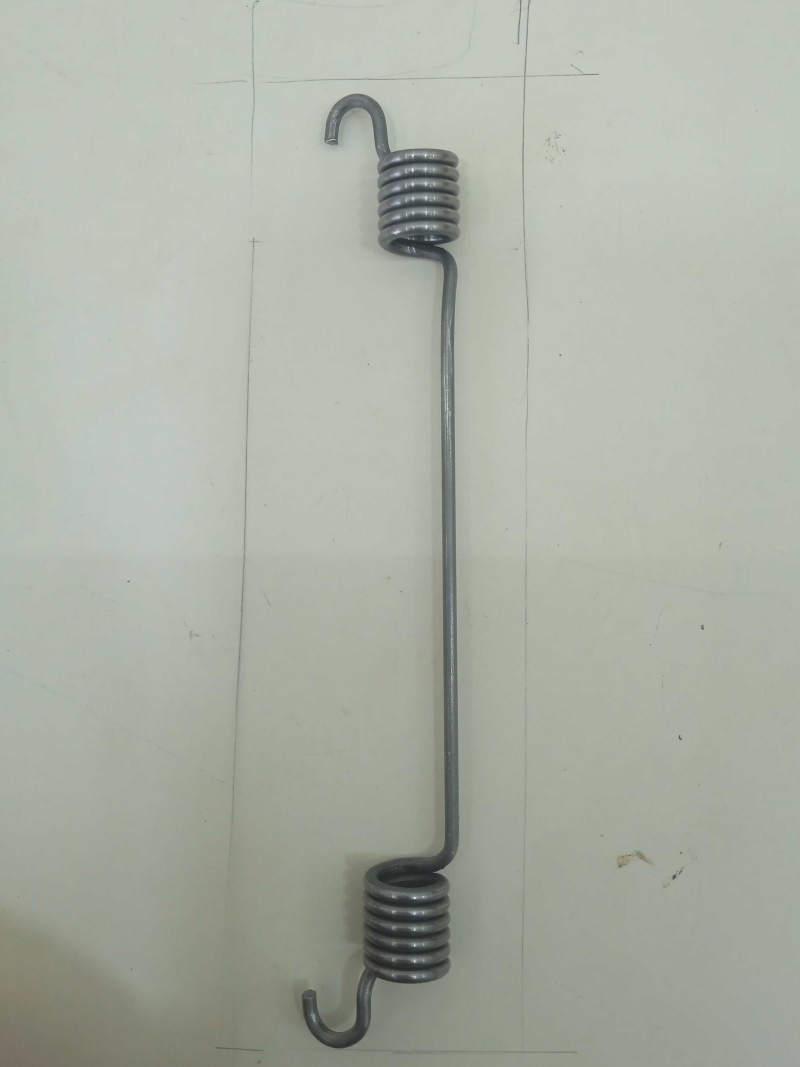
#> input picture data/patchcore/good/WhatsApp Image 2026-09-16 at 2.58.58 PM.jpg, 2400 x 3200 px (shown at 1/3 size)
$ python -i preprocess.py   (imports and definitions only)
#> lines starting #> are read from the running program, lines starting #| are printed output that depends on the picture; after the words box and inside, x2 and y2 are one past the last pixel; in counts of white or black regions, pixels touching at a corner belong together
#> further down, picture is the input picture: shape (3200, 2400, 3); mean B, G, R 165.2, 176.2, 170.2
from __future__ import annotations

import cv2
import numpy as np


def preprocess_camera1(image: np.ndarray, size: int = 640) -> tuple[np.ndarray, np.ndarray]:
    """Return normalized silhouette crop and its full-frame foreground mask."""
#> called with size = 640
    resized = cv2.resize(image, (size, size))
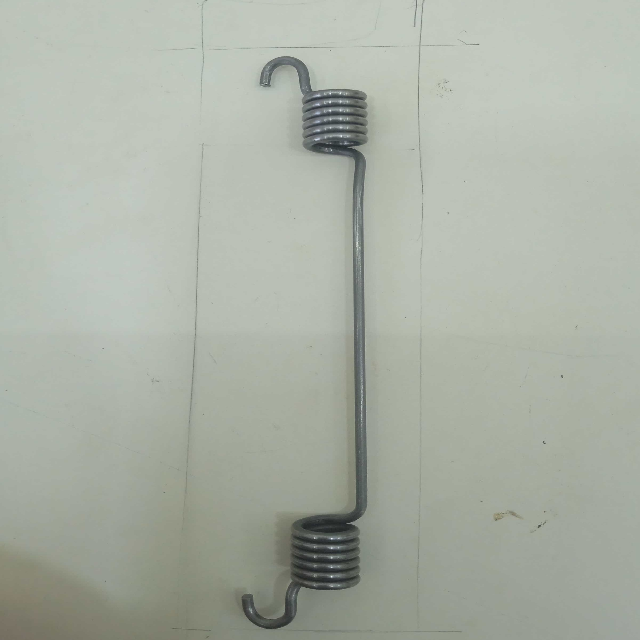
#> resized: shape (640, 640, 3); mean B, G, R 165.2, 176.2, 170.2
    gray = cv2.cvtColor(resized, cv2.COLOR_BGR2GRAY) if resized.ndim == 3 else resized
    blurred = cv2.GaussianBlur(gray, (5, 5), 0)
    _, mask = cv2.threshold(blurred, 0, 255, cv2.THRESH_BINARY_INV + cv2.THRESH_OTSU)
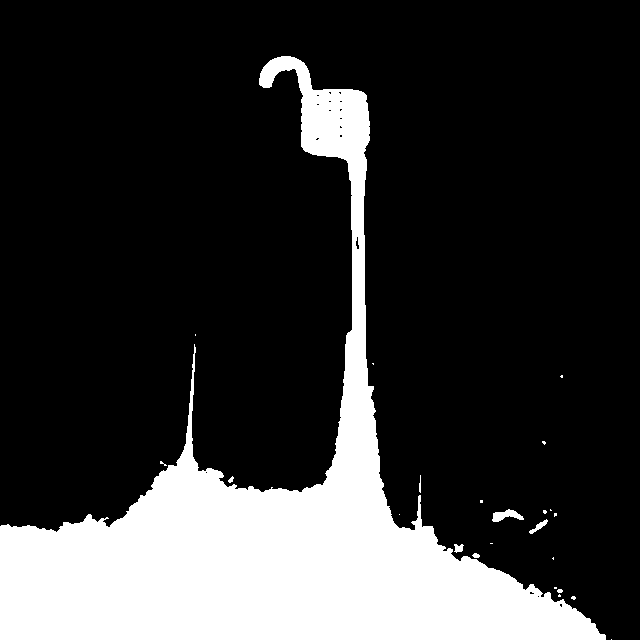
#> mask: shape (640, 640); 20.8% white; 24 white regions (16 under 20 px)
    contours, _ = cv2.findContours(mask, cv2.RETR_EXTERNAL, cv2.CHAIN_APPROX_SIMPLE)
#> contours = 24 contours, 19 with area under 20; largest, box (x1, y1, x2, y2) and area: (0, 56, 606, 640) 83182, (492, 509, 524, 522) 186, (529, 519, 548, 534) 70, (454, 544, 464, 553) 46, (472, 553, 480, 558) 20
    if not contours:
        raise ValueError("No spring contour found in Camera 1 image.")
    x, y, w, h = cv2.boundingRect(max(contours, key=cv2.contourArea))
#> x = 0; y = 56; w = 606; h = 584
    pad = 8
    x0, y0, x1, y1 = max(0, x-pad), max(0, y-pad), min(size, x+w+pad), min(size, y+h+pad)
#> x0 = 0; y0 = 48; x1 = 614; y1 = 640
    crop = resized[y0:y1, x0:x1]
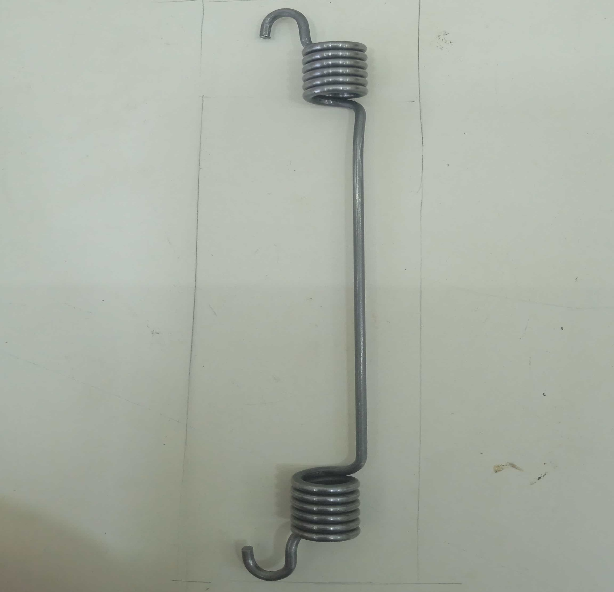
#> crop: shape (592, 614, 3); mean B, G, R 163.1, 174.2, 168.2
    return crop.astype(np.float32) / 255.0, mask


def preprocess_camera2(image: np.ndarray) -> np.ndarray:
    gray = cv2.cvtColor(image, cv2.COLOR_BGR2GRAY) if image.ndim == 3 else image
    return cv2.GaussianBlur(gray, (5, 5), 0)

>>> import cv2
>>> picture = cv2.imread('../../data/patchcore/good/WhatsApp Image 2026-09-16 at 2.58.58 PM.jpg')
>>> result = preprocess_camera1(picture)

$ run again, on data/patchcore/good/WhatsApp Image 2026-09-16 at 2.59.04 PM.jpg
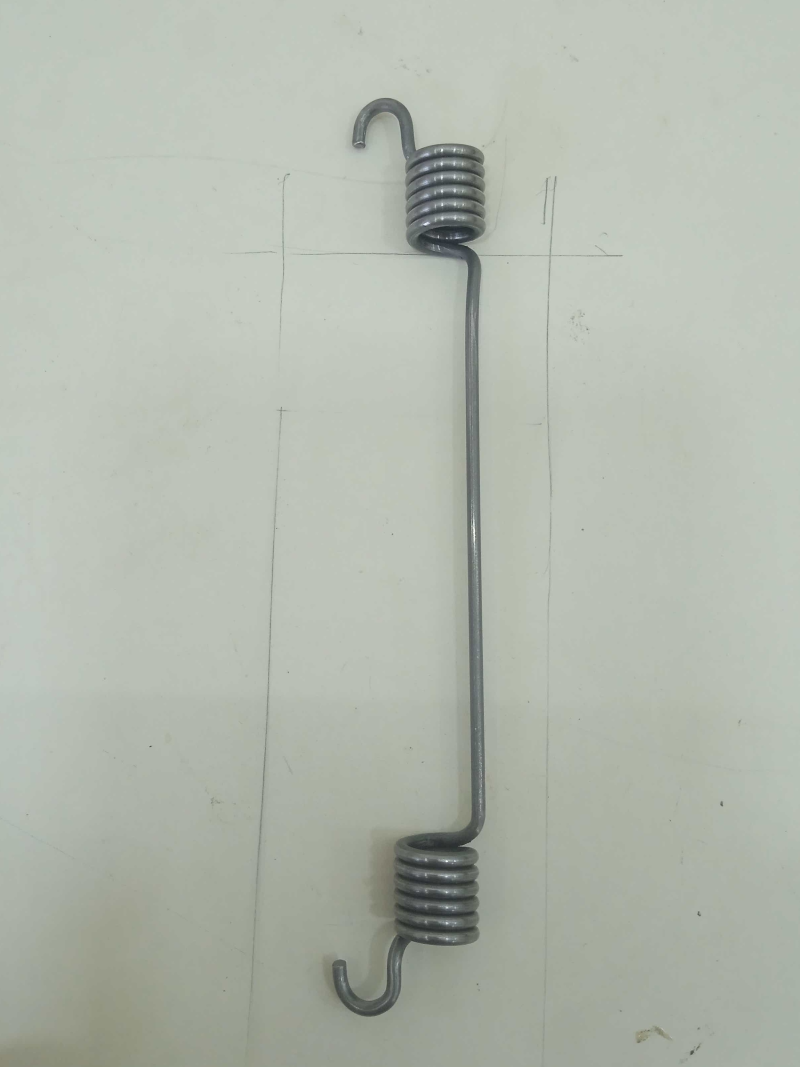
#> input picture data/patchcore/good/WhatsApp Image 2026-09-16 at 2.59.04 PM.jpg, 2400 x 3200 px (shown at 1/3 size)
#> picture is the input picture: shape (3200, 2400, 3); mean B, G, R 174, 184.7, 178.5
#> in preprocess_camera1, `_, mask = cv2.threshold(blurred, 0, 255, cv2.THRESH_BINARY_INV + cv2.T..`:
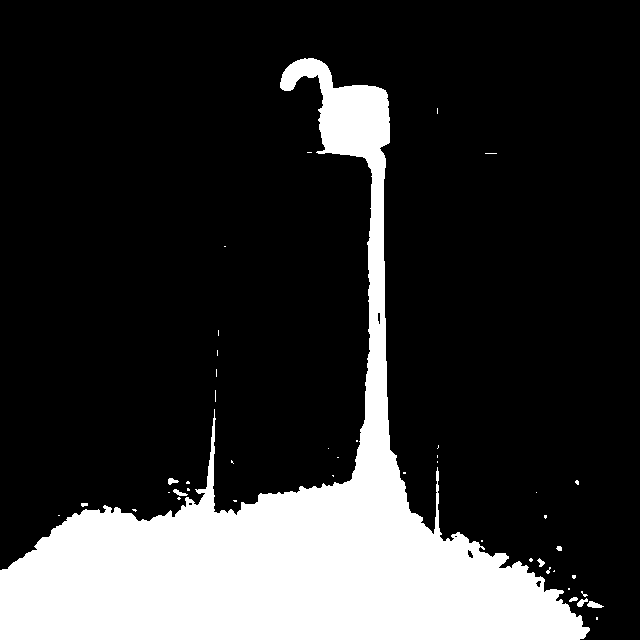
#> mask: shape (640, 640); 20% white; 44 white regions (35 under 20 px)
#> contours = 44 contours, 37 with area under 20; largest, box (x1, y1, x2, y2) and area: (0, 58, 590, 640) 80128, (587, 601, 604, 608) 56, (577, 598, 588, 607) 38, (173, 489, 188, 496) 36, (168, 478, 179, 485) 34, (537, 558, 545, 567) 26, (569, 597, 578, 602) 20
#> x = 0; y = 58; w = 590; h = 582
#> x0 = 0; y0 = 50; x1 = 598; y1 = 640
#> in preprocess_camera1, `crop = resized[y0:y1, x0:x1]`:
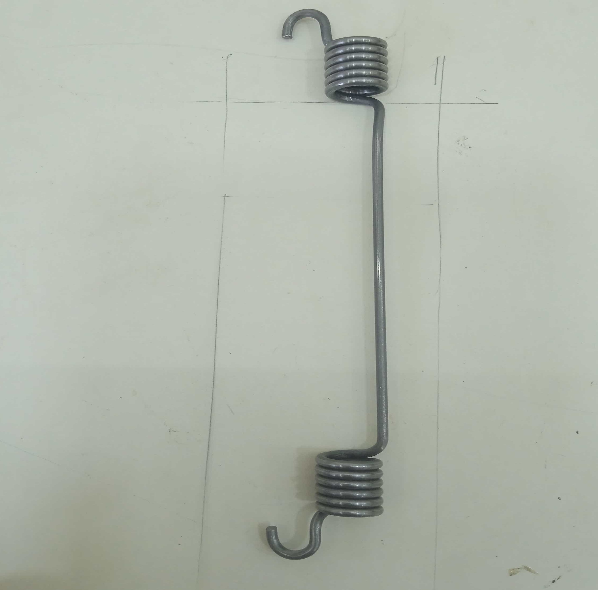
#> crop: shape (590, 598, 3); mean B, G, R 172.2, 182.9, 176.8

$ run again, on data/patchcore/good/WhatsApp Image 2026-09-16 at 2.59.08 PM.jpg
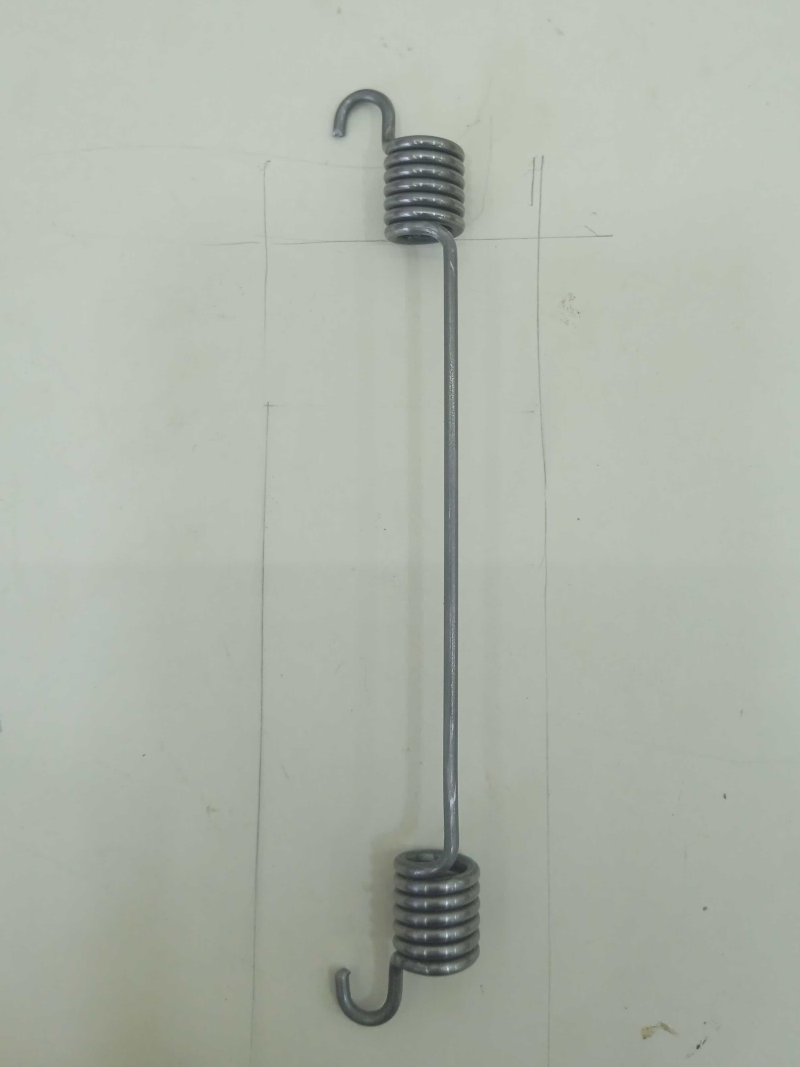
#> input picture data/patchcore/good/WhatsApp Image 2026-09-16 at 2.59.08 PM.jpg, 2400 x 3200 px (shown at 1/3 size)
#> picture is the input picture: shape (3200, 2400, 3); mean B, G, R 169.8, 180.2, 174.1
#> in preprocess_camera1, `_, mask = cv2.threshold(blurred, 0, 255, cv2.THRESH_BINARY_INV + cv2.T..`:
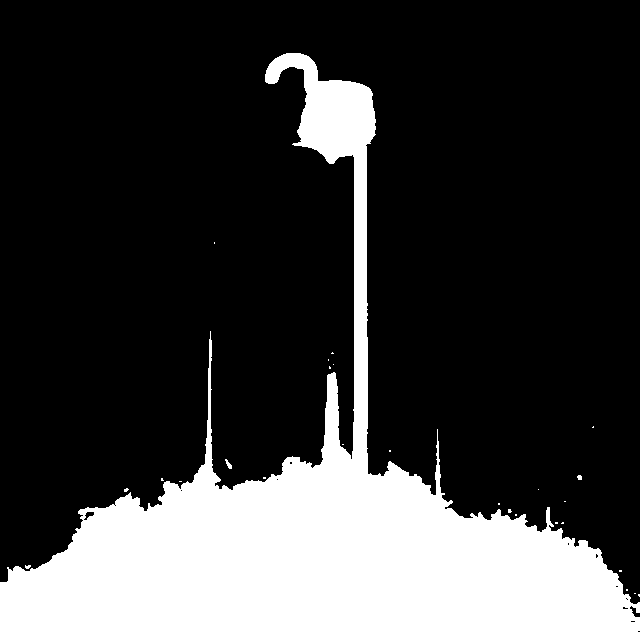
#> mask: shape (640, 640); 23.7% white; 27 white regions (24 under 20 px)
#> contours = 27 contours, 25 with area under 20; largest, box (x1, y1, x2, y2) and area: (0, 53, 640, 640) 95480, (225, 459, 232, 469) 22
#> x = 0; y = 53; w = 640; h = 587
#> x0 = 0; y0 = 45; x1 = 640
#> in preprocess_camera1, `crop = resized[y0:y1, x0:x1]`:
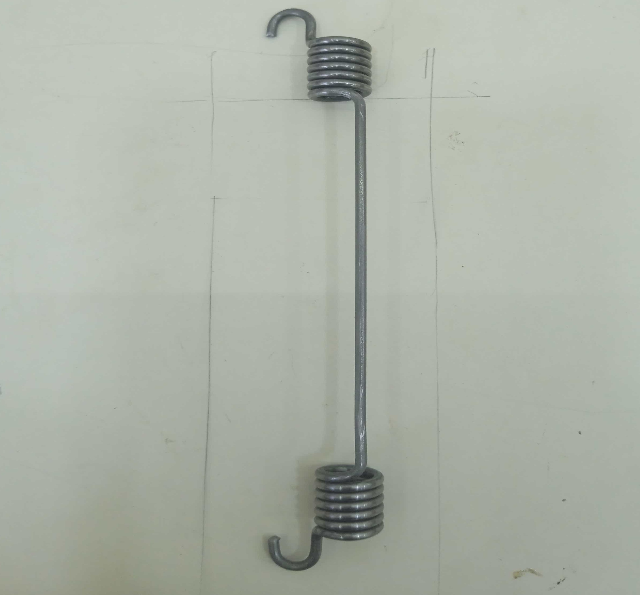
#> crop: shape (595, 640, 3); mean B, G, R 168.4, 178.8, 172.7

$ run again, on data/patchcore/good/WhatsApp Image 2026-09-16 at 2.59.09 PM.jpg
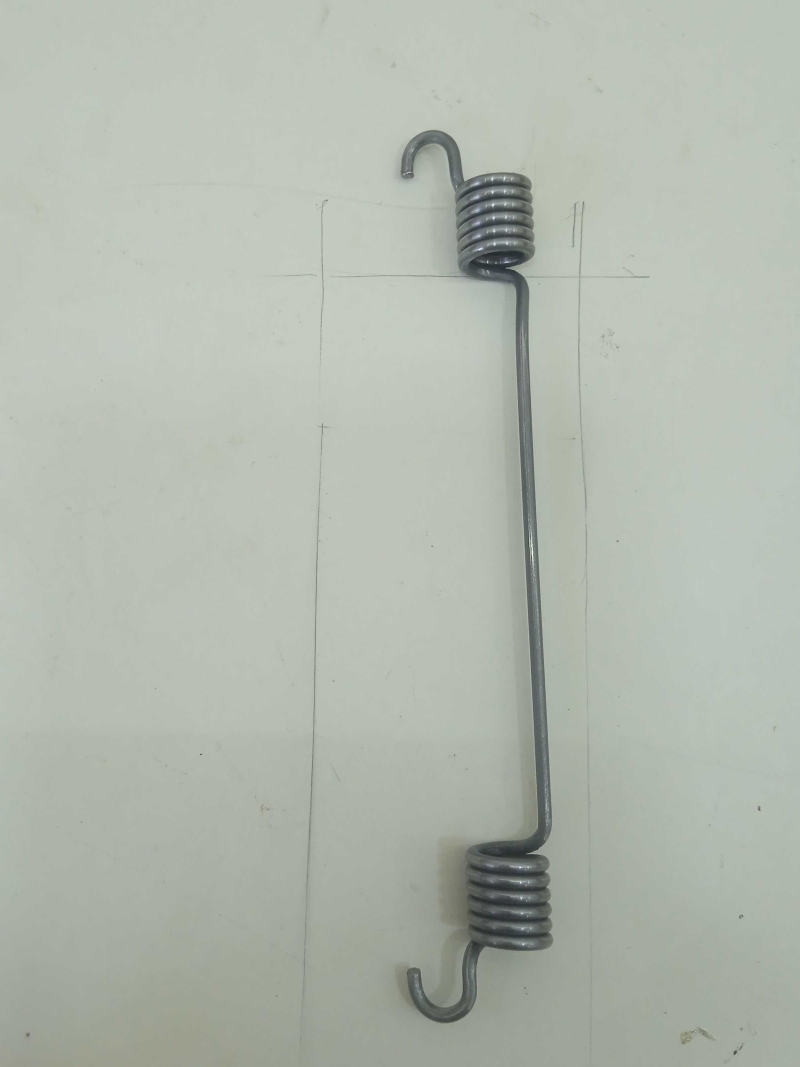
#> input picture data/patchcore/good/WhatsApp Image 2026-09-16 at 2.59.09 PM.jpg, 2400 x 3200 px (shown at 1/3 size)
#> picture is the input picture: shape (3200, 2400, 3); mean B, G, R 174.7, 184.7, 178.2
#> in preprocess_camera1, `_, mask = cv2.threshold(blurred, 0, 255, cv2.THRESH_BINARY_INV + cv2.T..`:
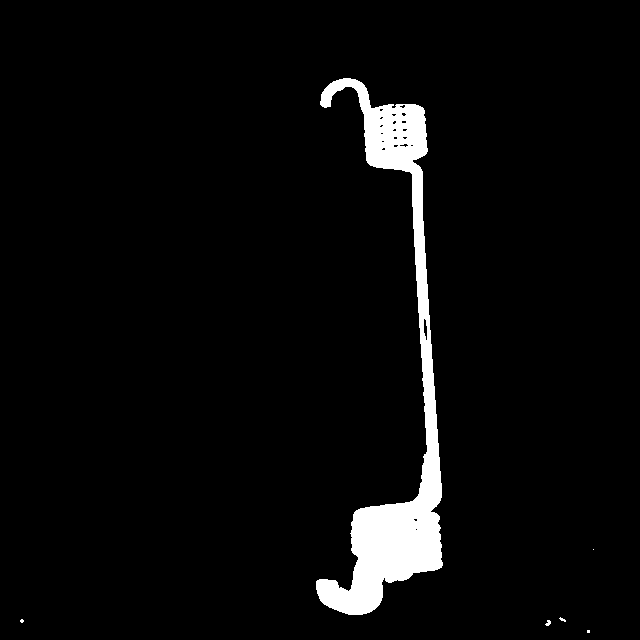
#> mask: shape (640, 640); 4.1% white; 6 white regions (4 under 20 px)
#> contours = 6 contours, 5 with area under 20; largest, box (x1, y1, x2, y2) and area: (316, 78, 443, 615) 16151
#> x = 316; y = 78; w = 127; h = 537
#> x0 = 308; y0 = 70; x1 = 451; y1 = 623
#> in preprocess_camera1, `crop = resized[y0:y1, x0:x1]`:
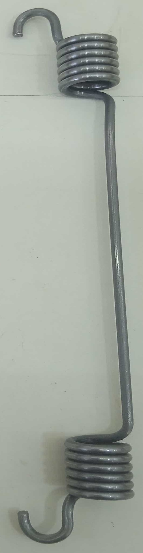
#> crop: shape (553, 143, 3); mean B, G, R 158.3, 167.2, 161
